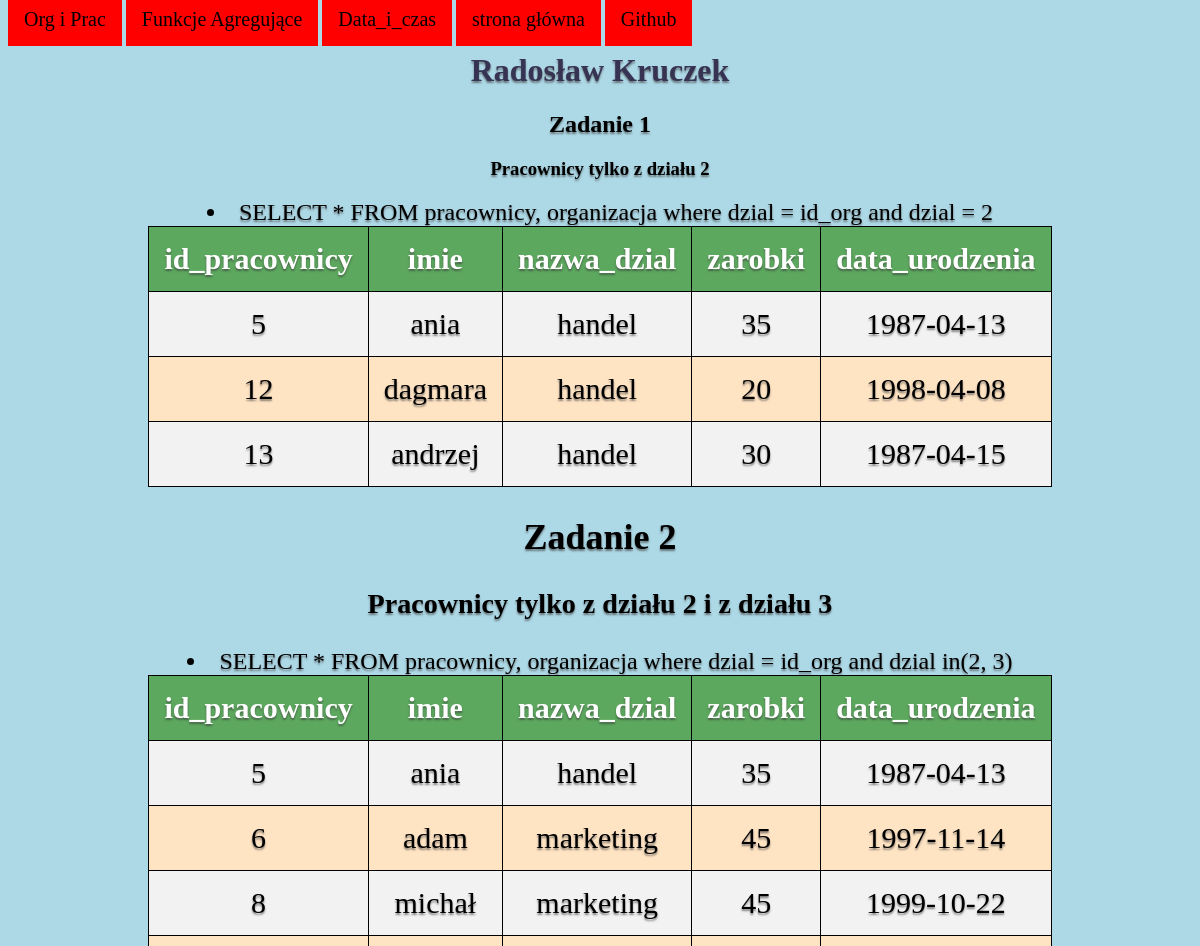
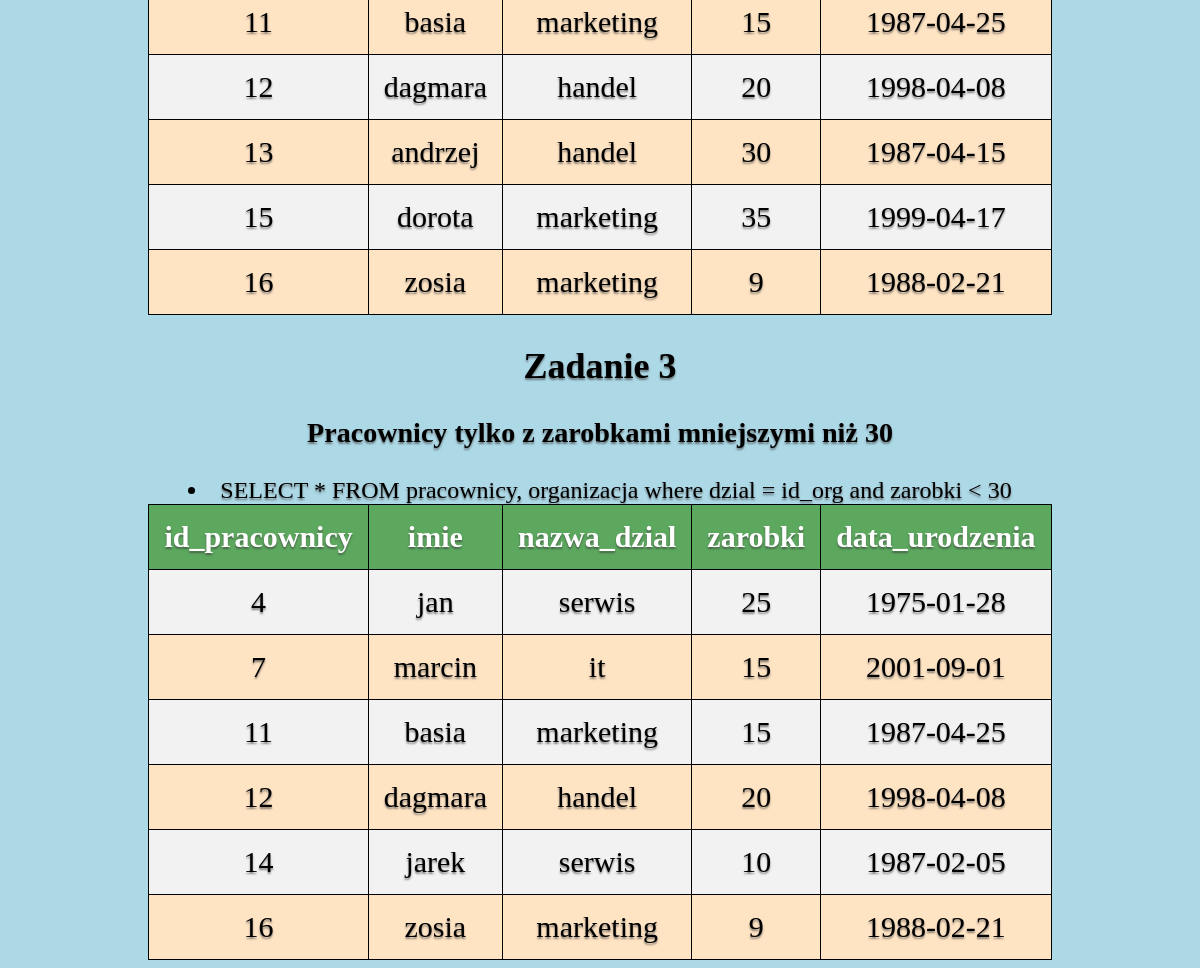
Screenshot of /pracownicy.php with the database file from the repository (2 pictures, top to bottom).
### tables this page shows
CREATE TABLE `pracownicy` (
  `id_pracownicy` int(11) NOT NULL,
  `imie` varchar(30) NOT NULL,
  `dzial` int(11) NOT NULL,
  `zarobki` int(11) NOT NULL,
  `data_urodzenia` date NOT NULL
);

CREATE TABLE `organizacja` (
  `id_org` int(11) NOT NULL,
  `nazwa_dzial` varchar(20) NOT NULL
);

### pracownicy.php (the view)
<html>
    <head>
        <link rel="stylesheet" href="style.css">
    </head>
</html>
<div class="nav">
    <a href="orgPracownicy.php">Org i Prac</a>
    <a href="agregat.php">Funkcje Agregujące</a>
    <a href="Data_i_Czas.php">Data_i_czas</a>
    <a href="index.php">strona główna</a>
    <a href="https://github.com/SK-2019/php-sql-wprowadzenie-kruczek-radoslaw">Github</a>
</div>
<?php
    echo("<h1>Radosław Kruczek</h1>");
    require_once("connect.php");
    $sql = 'SELECT * FROM pracownicy, organizacja where dzial = id_org and dzial = 2';
    echo("<h2>Zadanie 1</h2>");
    echo("<h3>Pracownicy tylko z działu 2</h3>");
    echo("<li>".$sql);
    $result = $conn->query($sql);
    echo("<table border=0>");
    echo("<th>id_pracownicy</th>");
    echo("<th>imie</th>");
    echo("<th>nazwa_dzial</th>");
    echo("<th>zarobki</th>");
    echo("<th>data_urodzenia</th>");
    while($wiersz=$result->fetch_assoc()){
        echo("<tr>");
        echo("<td>".$wiersz['id_pracownicy']."</td><td>".$wiersz['imie']."</td><td>".$wiersz['nazwa_dzial']."</td><td>".$wiersz['zarobki']."</td><td>".$wiersz['data_urodzenia']."</td>");
        echo("</tr>");
    }
    echo("</table>");
?>
<?php
    $sql = 'SELECT * FROM pracownicy, organizacja where dzial = id_org and dzial in(2, 3)';
    echo("<h2>Zadanie 2</h2>");
    echo("<h3>Pracownicy tylko z działu 2 i z działu 3</h3>");
    echo("<li>".$sql);
    $result = $conn->query($sql);
    echo("<table border=0>");
    echo("<th>id_pracownicy</th>");
    echo("<th>imie</th>");
    echo("<th>nazwa_dzial</th>");
    echo("<th>zarobki</th>");
    echo("<th>data_urodzenia</th>");
    while($wiersz=$result->fetch_assoc()){
        echo("<tr>");
        echo("<td>".$wiersz['id_pracownicy']."</td><td>".$wiersz['imie']."</td><td>".$wiersz['nazwa_dzial']."</td><td>".$wiersz['zarobki']."</td><td>".$wiersz['data_urodzenia']."</td>");
        echo("</tr>");
    }
    echo("</table>");
?>
<?php
    $sql = 'SELECT * FROM pracownicy, organizacja where dzial = id_org and zarobki < 30';
    echo("<h2>Zadanie 3</h2>");
    echo("<h3>Pracownicy tylko z zarobkami mniejszymi niż 30</h3>");
    echo("<li>".$sql);
    $result = $conn->query($sql);
    echo("<table border=0>");
    echo("<th>id_pracownicy</th>");
    echo("<th>imie</th>");
    echo("<th>nazwa_dzial</th>");
    echo("<th>zarobki</th>");
    echo("<th>data_urodzenia</th>");
    while($wiersz=$result->fetch_assoc()){
        echo("<tr>");
        echo("<td>".$wiersz['id_pracownicy']."</td><td>".$wiersz['imie']."</td><td>".$wiersz['nazwa_dzial']."</td><td>".$wiersz['zarobki']."</td><td>".$wiersz['data_urodzenia']."</td>");
        echo("</tr>");
    }
    echo("</table>");
?>

### style.css (style rules this page uses)
h1 { display: flex; justify-content: center; color: rgb(55, 51, 82); text-shadow: 0px 2px 2px rgba(59, 59, 59, 0.616); }
h2 { display: flex; justify-content: center; text-shadow: 0px 2px 2px rgba(59, 59, 59, 0.616); }
h3 { display: flex; justify-content: center; text-shadow: 0px 2px 2px rgba(59, 59, 59, 0.616); }
table { border-collapse: collapse; justify-content: center; display: flex; }
table, th, td { border-collapse: collapse; }
th, td { padding: 15px; text-align: center; font-size: 1.875em; border: 1px solid black; }
tr { background-color: bisque; color: black; }
tr:nth-child(even) { background-color: #f2f2f2; }
th { background-color: #5da85f; color: white; }
a { text-align: center; text-decoration: none; background-color: red; padding: 1rem; color: black; font-size: 1.25em; }
li { text-align: center; font-size: 1.5em; text-shadow: 0px 2px 2px rgba(59, 59, 59, 0.616); }

### rows the page displays
pracownicy: id_pracownicy "5", imie "ania", organizacja.nazwa_dzial "handel", zarobki "35", data_urodzenia "1987-04-13"
pracownicy: id_pracownicy "12", imie "dagmara", organizacja.nazwa_dzial "handel", zarobki "20", data_urodzenia "1998-04-08"
pracownicy: id_pracownicy "13", imie "andrzej", organizacja.nazwa_dzial "handel", zarobki "30", data_urodzenia "1987-04-15"
pracownicy: id_pracownicy "6", imie "adam", organizacja.nazwa_dzial "marketing", zarobki "45", data_urodzenia "1997-11-14"
pracownicy: id_pracownicy "8", imie "michał", organizacja.nazwa_dzial "marketing", zarobki "45", data_urodzenia "1999-10-22"
pracownicy: id_pracownicy "11", imie "basia", organizacja.nazwa_dzial "marketing", zarobki "15", data_urodzenia "1987-04-25"
pracownicy: id_pracownicy "15", imie "dorota", organizacja.nazwa_dzial "marketing", zarobki "35", data_urodzenia "1999-04-17"
pracownicy: id_pracownicy "16", imie "zosia", organizacja.nazwa_dzial "marketing", zarobki "9", data_urodzenia "1988-02-21"
pracownicy: id_pracownicy "4", imie "jan", organizacja.nazwa_dzial "serwis", zarobki "25", data_urodzenia "1975-01-28"
pracownicy: id_pracownicy "7", imie "marcin", organizacja.nazwa_dzial "it", zarobki "15", data_urodzenia "2001-09-01"
pracownicy: id_pracownicy "14", imie "jarek", organizacja.nazwa_dzial "serwis", zarobki "10", data_urodzenia "1987-02-05"

### other values shown
$sql "SELECT * FROM pracownicy, organizacja where dzial = id_org and dzial = 2"
$sql "SELECT * FROM pracownicy, organizacja where dzial = id_org and dzial in(2, 3)"
$sql "SELECT * FROM pracownicy, organizacja where dzial = id_org and zarobki < 30"
